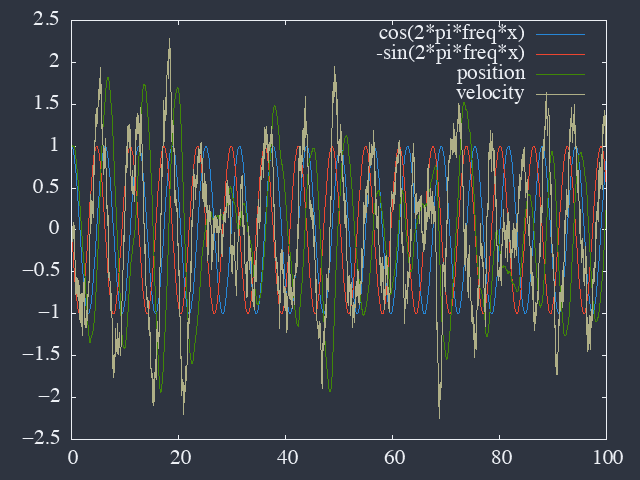

Write gnuplot code to recreate this figure.
! test -e traj.dat || python3 well.py

set terminal dumb ansi256

freq=0.15915494309189535
plot[0:100] \
  cos(2*pi*freq*x), \
  -sin(2*pi*freq*x), \
  "traj.dat" using 1:2 with l title "position", \
  "" u 1:3 w l title "velocity"

call '../../scripts/set-png.gp' 'traj.png'
